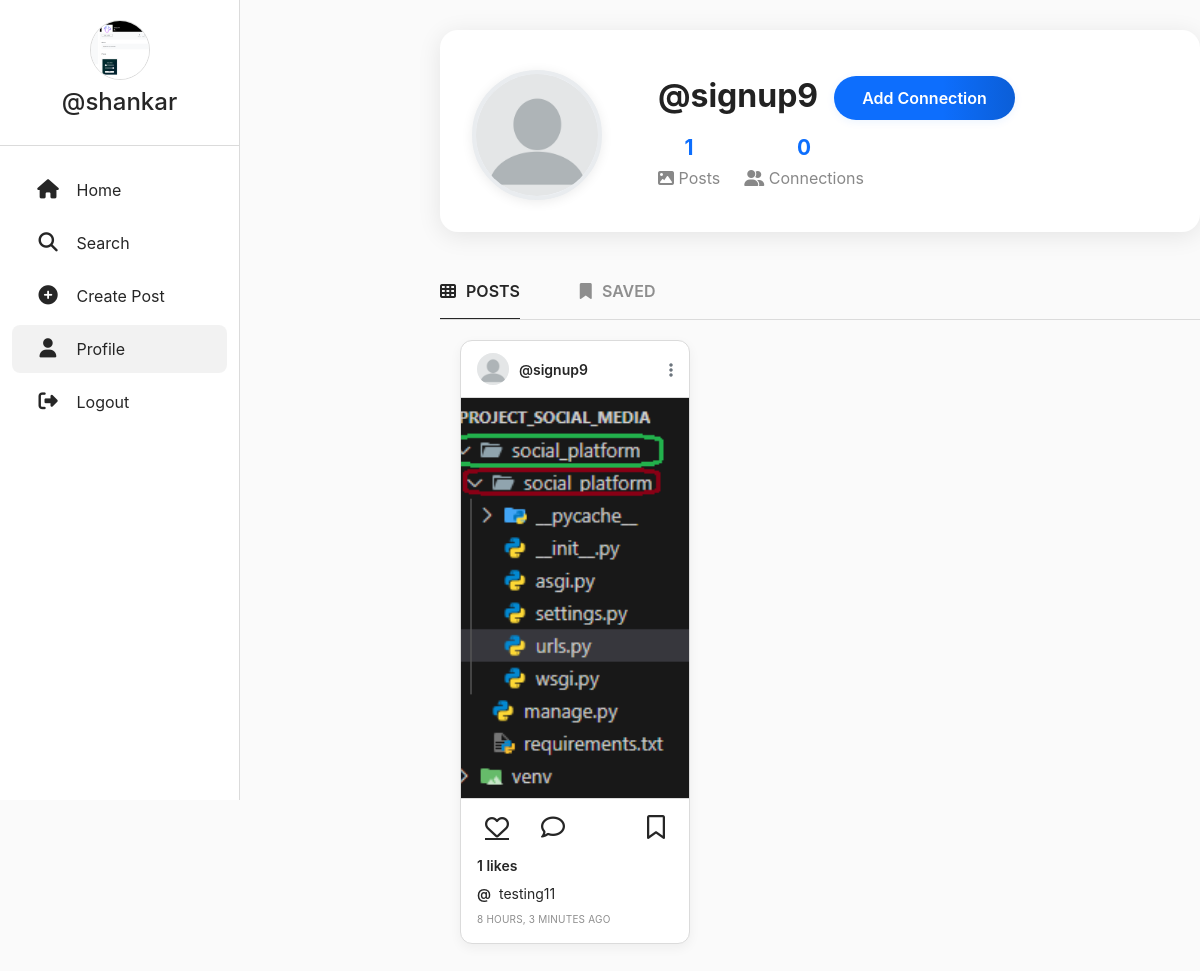
Page /profile/signup9 (signed in) on the committed database.
### userauth/models.py (models this page shows, shortened)
class Profile(models.Model):
    user = models.ForeignKey(User, on_delete=models.CASCADE)
    id_user = models.IntegerField(primary_key=True, default=0)
    bio = models.TextField(blank=True, default='')
    profileimg = models.ImageField(upload_to='profile_images', default='blank-profile-picture.png')
    location = models.CharField(max_length=100, blank=True, default='')
    phone = models.CharField(max_length=15, blank=True, default='')

class Post(models.Model):
    id = models.UUIDField(primary_key=True, default=uuid.uuid4)
    user = models.CharField(max_length=100)
    image = models.ImageField(upload_to='post_images')
    caption = models.TextField()
    created_at = models.DateTimeField(default=datetime.now)
    no_of_likes = models.IntegerField(default=0)
    allowed_viewers = models.ManyToManyField(User, blank=True, related_name='allowed_posts')  # Users allowed to view this post

### userauth/views.py (the view, shortened to what this page needs)
# urls.py: path('profile/<str:id_user>', views.profile, name='profile'),
@login_required(login_url='/loginn')
def profile(request, id_user):
    user_object = User.objects.get(username=id_user)
    profile = Profile.objects.get(user=request.user)
    user_profile = Profile.objects.get(user=user_object)
    if request.user == user_object:
        user_posts = Post.objects.filter(user=user_object.username).order_by('-created_at')
    else:
        visible_posts_query = (
            Q(allowed_viewers__isnull=True) |
            Q(allowed_viewers=request.user)
        )
        user_posts = Post.objects.filter(user=user_object.username).filter(visible_posts_query).distinct().order_by('-created_at')
    user_post_length = user_posts.count() # Use count() for efficiency
    follower = request.user
    receiver = User.objects.get(username=id_user)
    if ConnectionRequest.objects.filter(sender=follower, receiver=receiver).first():
        follow_unfollow = 'Remove Connection'
    else:
        follow_unfollow = 'Add Connection'
    user_connections = User.objects.filter(
        Q(received_requests__sender=receiver, received_requests__is_accepted=True) |
        Q(sent_requests__receiver=receiver, sent_requests__is_accepted=True)
    ).exclude(id=receiver.id)
    current_user_connections = User.objects.filter(
        Q(received_requests__sender=follower, received_requests__is_accepted=True) |
        Q(sent_requests__receiver=follower, sent_requests__is_accepted=True)
    ).exclude(id=follower.id)
    mutual_connections = user_connections.filter(
        id__in=current_user_connections.values_list('id', flat=True)
    )
    liked_posts = [str(post_id) for post_id in LikePost.objects.filter(username=request.user.username).values_list('post_id', flat=True)]
    user_followers = len(ConnectionRequest.objects.filter(
        Q(receiver=receiver, is_accepted=True) |
        Q(sender=receiver, is_accepted=True)
    ))
    user_following = len(ConnectionRequest.objects.filter(
        Q(receiver=follower, is_accepted=True) |
        Q(sender=follower, is_accepted=True)
    ))
    context = {
        'user_object': user_object,
        'user_profile': user_profile,
        'user_posts': user_posts,
        'user_post_length': user_post_length,
        'profile': profile,
        'follow_unfollow': follow_unfollow,
        'user_followers': user_followers,
        'user_following': user_following,
        'user_connections': user_connections,
        'mutual_connections': mutual_connections,
        'liked_posts': liked_posts,
    }
    logged_in_user = request.user
    connections_sender = ConnectionRequest.objects.filter(sender=logged_in_user, is_accepted=True).values_list('receiver', flat=True)
    connections_receiver = ConnectionRequest.objects.filter(receiver=logged_in_user, is_accepted=True).values_list('sender', flat=True)
    connection_user_ids = connections_sender.union(connections_receiver)
    connections = User.objects.filter(id__in=connection_user_ids)
    context['connections'] = connections # Add connections to context
    return render(request, 'profile.html', context)

### templates/profile.html (shortened to what this page needs)
{% load static %}
<!DOCTYPE html>
<html lang="en">
<head>
    <link rel="stylesheet" href="https://maxcdn.bootstrapcdn.com/bootstrap/4.5.2/css/bootstrap.min.css">
    <link href="https://cdn.jsdelivr.net/npm/bootstrap@5.0.2/dist/css/bootstrap.min.css" rel="stylesheet"
>
    <link rel="stylesheet" href="{% static 'css/app.css' %}">
</head>
<body>
    <div class="container-fluid p-0">
        <div class="row g-0">
            <div class="col-md-2">
                <div class="sidebar">
                    <div class="sidebar-header">
                        <img src="{{profile.profileimg.url}}" alt="Profile Picture" class="profile-pic">
                        <h4 class="mt-2"><a href="/profile/{{user}}"
                                style="text-decoration:none; color: #262626;">@{{user}}</a></h4>
                    </div>
                    <div class="sidebar-nav">
                        <ul class="nav flex-column">
                            <li class="nav-item">
                                <a class="nav-link" href="/">
                                    <i class="fa-solid fa-house"></i> <span>Home</span>
                                </a>
                            </li>
                            <li class="nav-item">
                                <a class="nav-link" href="#" data-bs-toggle="modal" data-bs-target="#exampleModal3">
                                    <i class="fa-solid fa-magnifying-glass"></i> <span>Search</span>
                                </a>
                            </li>
                            <li class="nav-item">
                                <a class="nav-link" href="#" data-bs-toggle="modal" data-bs-target="#exampleModal">
                                    <i class="fa-solid fa-circle-plus"></i> <span>Create Post</span>
                                </a>
                            </li>
                            <li class="nav-item">
                                <a class="nav-link active" href="/profile/{{user}}">
                                    <i class="fa-solid fa-user"></i> <span>Profile</span>
                                </a>
                            </li>
                            <li class="nav-item">
                                <a class="nav-link" href="/logoutt">
                                    <i class="fa-solid fa-right-from-bracket"></i> <span>Logout</span>
                                </a>
                            </li>
                        </ul>
                    </div>
                </div>
            </div>
            <div class="col-md-10">
                <div class="main-content">
                    <div class="profile-header-pro-horizontal d-flex align-items-center justify-content-center">
                        <div class="profile-pic-wrap me-4">
                            {% if user_profile.profileimg %}
                            <img src="{{ user_profile.profileimg.url }}" class="profile-pic-pro" alt="Profile Picture">
                            {% else %}
                            <div class="profile-pic-pro default-pic d-flex align-items-center justify-content-center">
                                <i class="fa-solid fa-user fa-3x text-secondary"></i>
                            </div>
                            {% endif %}
                        </div>
                        <div class="profile-info-pro flex-grow-1">
                            <div class="d-flex align-items-center mb-2">
                                <div class="profile-username-pro me-3">@{{ user_object.username }}</div>
                                {% if user.username == user_object.username %}
                                <button type="button" class="edit-profile-btn-pro ms-2" data-bs-toggle="modal"
                                    data-bs-target="#exampleModal1">
                                    <i class="fa-solid fa-pen-to-square me-2"></i>Edit Profile
                                </button>
                                {% else %}
                                <form action="/connect" method="POST" style="margin: 0;">
                                    <button type="submit" class="connect-btn-pro">{{follow_unfollow}}</button>
                                </form>
                                {% endif %}
                            </div>
                            <div class="profile-stats-pro d-flex gap-4 mb-2">
                                <div class="stat-item-pro">
                                    <div class="stat-value-pro">{{ user_post_length }}</div>
                                    <div class="stat-label-pro"><i class="fa-solid fa-image"></i> Posts</div>
                                </div>
                                <div class="stat-item-pro" data-bs-toggle="modal" data-bs-target="#connectionsModal"
                                    style="cursor:pointer;">
                                    <div class="stat-value-pro">{{ user_followers }}</div>
                                    <div class="stat-label-pro"><i class="fa-solid fa-user-group"></i> Connections</div>
                                </div>
                            </div>
                        </div>
                    </div>
                    <div class="profile-tabs">
                        <div class="profile-tab active">
                            <i class="fa-solid fa-table-cells"></i> POSTS
                        </div>
                        <div class="profile-tab">
                            <i class="fa-solid fa-bookmark"></i> SAVED
                        </div>
                    </div>
                    <div class="profile-posts">
                        {% for post in user_posts %}
                        <div class="post-card">
                            <div class="post-header d-flex justify-content-between align-items-center">
                                <div class="d-flex align-items-center">
                                    {% if user_profile.profileimg %}
                                    <img src="{{user_profile.profileimg.url}}" alt="Profile Picture" class="post-user-pic">
                                    {% else %}
                                    <div class="post-user-default d-flex align-items-center justify-content-center">
                                        <i class="fa-solid fa-user"></i>
                                    </div>
                                    {% endif %}
                                    <a href="/profile/{{post.user.user.username}}"
                                        class="post-username">@{{ user_object.username }}</a>
                                </div>
                                <div class="dropdown">
                                    <button class="btn btn-link text-secondary" type="button" id="postOptions{{post.id}}" data-bs-toggle="dropdown" aria-expanded="false" style="padding: 0; border: none; background: transparent;">
                                        <i class="fa-solid fa-ellipsis-vertical"></i>
                                    </button>
                                </div>
                            </div>
                            <div class="post-image-container">
                                <img src="{{post.image.url}}" alt="Post Image" class="post-image">
                            </div>
                            <div class="post-actions">
                                <a href="/like-post/{{post.id}}"
                                    class="post-action-btn {% if post.is_liked %}liked{% endif %}">
                                    <i class="fa-{% if post.is_liked %}solid{% else %}regular{% endif %} fa-heart"></i>
                                </a>
                                <button class="post-action-btn" data-bs-toggle="modal"
                                    data-bs-target="#commentModal{{post.id}}">
                                    <i class="fa-regular fa-comment"></i>
                                </button>
                                <button class="post-action-btn post-save-btn {% if post.is_saved %}saved{% endif %}"
                                    data-post-id="{{post.id}}" onclick="savePost('{{post.id}}')">
                                    <i class="fa-{% if post.is_saved %}solid{% else %}regular{% endif %} fa-bookmark"></i>
                                </button>
                            </div>
                            <div class="post-content">
                                <div class="post-likes">{{ post.no_of_likes }} likes</div>
                                <div class="post-caption">
                                    <strong>@{{ post.user.user.username }}</strong> {{ post.caption }}
                                </div>
                                <div class="post-timestamp">{{ post.created_at|timesince }} ago</div>
                            </div>
                        </div>
                        {% endfor %}
                    </div>
                </div>
            </div>
        </div>
    </div>
</body>
</html>

### rows in the picture
Profile: profileimg (picture)
Profile: profileimg (placeholder picture)
Post: profileimg (placeholder picture), image (picture), no_of_likes "1", caption "testing11", created_at "8 HOURS, 3 MINUTES"

### other values in the picture
{{ user }} "shankar"
{{ user_object.username }} "signup9"
{{ follow_unfollow }} "Add Connection"
{{ user_post_length }} "1"
{{ user_followers }} "0"
